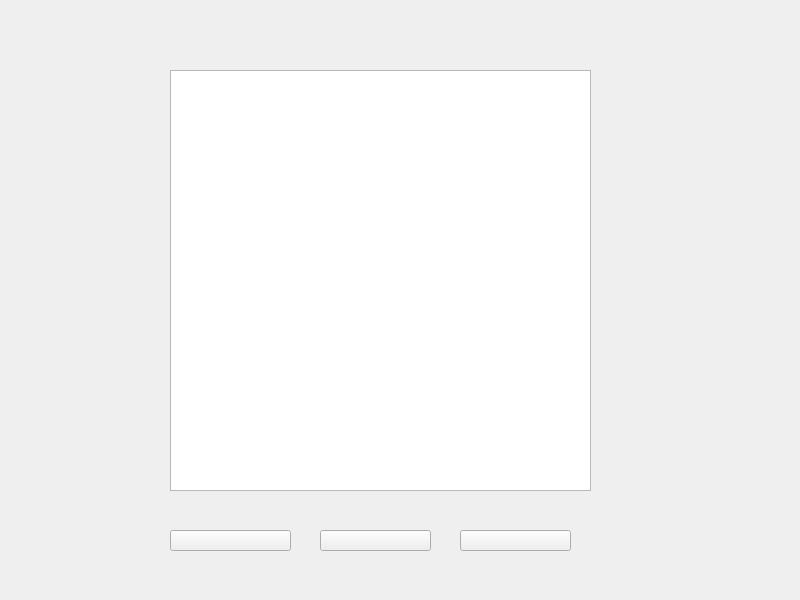
<?xml version="1.0" encoding="UTF-8"?>
<ui version="4.0">
 <class>widget41</class>
 <widget class="QMainWindow" name="widget41">
  <property name="geometry">
   <rect>
    <x>0</x>
    <y>0</y>
    <width>800</width>
    <height>600</height>
   </rect>
  </property>
  <property name="windowTitle">
   <string>MainWindow</string>
  </property>
  <property name="styleSheet">
   <string notr="true">border-image: url(:/C:/Users/陈龙/Desktop/处理后的图/相关新闻.png);</string>
  </property>
  <widget class="QWidget" name="centralwidget">
   <widget class="QPushButton" name="pushButton">
    <property name="geometry">
     <rect>
      <x>170</x>
      <y>530</y>
      <width>121</width>
      <height>21</height>
     </rect>
    </property>
    <property name="styleSheet">
     <string notr="true">border-image: url(:/C:/Users/陈龙/Desktop/处理后的图/透明.png);</string>
    </property>
    <property name="text">
     <string/>
    </property>
   </widget>
   <widget class="QPushButton" name="pushButton_3">
    <property name="geometry">
     <rect>
      <x>320</x>
      <y>530</y>
      <width>111</width>
      <height>21</height>
     </rect>
    </property>
    <property name="styleSheet">
     <string notr="true">border-image: url(:/C:/Users/陈龙/Desktop/处理后的图/透明.png);</string>
    </property>
    <property name="text">
     <string/>
    </property>
   </widget>
   <widget class="QPushButton" name="pushButton_2">
    <property name="geometry">
     <rect>
      <x>460</x>
      <y>530</y>
      <width>111</width>
      <height>21</height>
     </rect>
    </property>
    <property name="styleSheet">
     <string notr="true">border-image: url(:/C:/Users/陈龙/Desktop/处理后的图/透明.png);</string>
    </property>
    <property name="text">
     <string/>
    </property>
   </widget>
   <widget class="QTextEdit" name="textEdit">
    <property name="geometry">
     <rect>
      <x>170</x>
      <y>70</y>
      <width>421</width>
      <height>421</height>
     </rect>
    </property>
    <property name="styleSheet">
     <string notr="true">border-image: url(:/C:/Users/陈龙/Desktop/处理后的图/透明.png);
color: rgb(255, 255, 255);
font: 12pt &quot;宋体&quot;;</string>
    </property>
    <property name="html">
     <string>&lt;!DOCTYPE HTML PUBLIC &quot;-//W3C//DTD HTML 4.0//EN&quot; &quot;http://www.w3.org/TR/REC-html40/strict.dtd&quot;&gt;
&lt;html&gt;&lt;head&gt;&lt;meta name=&quot;qrichtext&quot; content=&quot;1&quot; /&gt;&lt;style type=&quot;text/css&quot;&gt;
p, li { white-space: pre-wrap; }
&lt;/style&gt;&lt;/head&gt;&lt;body style=&quot; font-family:'宋体'; font-size:12pt; font-weight:400; font-style:normal;&quot;&gt;
&lt;p style=&quot;-qt-paragraph-type:empty; margin-top:0px; margin-bottom:0px; margin-left:0px; margin-right:0px; -qt-block-indent:0; text-indent:0px;&quot;&gt;&lt;br /&gt;&lt;/p&gt;&lt;/body&gt;&lt;/html&gt;</string>
    </property>
   </widget>
  </widget>
 </widget>
 <resources/>
 <connections/>
</ui>
